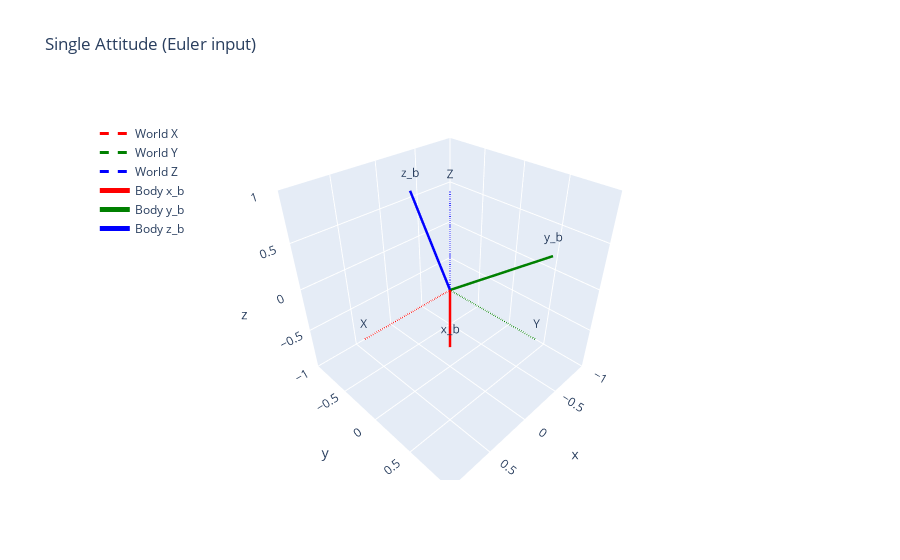

The cell this chart's notebook holds for it:
### Code cell
q = euler_to_quat(
    roll=np.deg2rad(20),
    pitch=np.deg2rad(-10),
    yaw=np.deg2rad(45)
)

fig  = plot_attitude(q, title="Single Attitude (Euler input)")

### Figure 1 — Plotly figure (JSON) as saved in the notebook; plotly's stock layout.template omitted (floating-point values rounded to 4 significant figures)
{"data": [{"line": {"color": "red", "dash": "dash", "width": 3}, "mode": "lines+text", "name": "World X", "text": ["", "X"], "type": "scatter3d", "x": [0, 1], "y": [0, 0], "z": [0, 0]}, {"line": {"color": "green", "dash": "dash", "width": 3}, "mode": "lines+text", "name": "World Y", "text": ["", "Y"], "type": "scatter3d", "x": [0, 0], "y": [0, 1], "z": [0, 0]}, {"line": {"color": "blue", "dash": "dash", "width": 3}, "mode": "lines+text", "name": "World Z", "text": ["", "Z"], "type": "scatter3d", "x": [0, 0], "y": [0, 0], "z": [0, 1]}, {"line": {"color": "red", "width": 5}, "mode": "lines+text", "name": "Body x_b", "text": ["", "x_b"], "type": "scatter3d", "x": [0, 0.6964], "y": [0, 0.6964], "z": [0, 0.1736]}, {"line": {"color": "green", "width": 5}, "mode": "lines+text", "name": "Body y_b", "text": ["", "y_b"], "type": "scatter3d", "x": [0, -0.7065], "y": [0, 0.6225], "z": [0, 0.3368]}, {"line": {"color": "blue", "width": 5}, "mode": "lines+text", "name": "Body z_b", "text": ["", "z_b"], "type": "scatter3d", "x": [0, 0.1265], "y": [0, -0.3572], "z": [0, 0.9254]}], "layout": {"legend": {"x": 0.02, "y": 0.95}, "scene": {"aspectmode": "cube", "xaxis": {"range": [-1, 1]}, "yaxis": {"range": [-1, 1]}, "zaxis": {"range": [-1, 1]}}, "title": {"text": "Single Attitude (Euler input)"}}}
